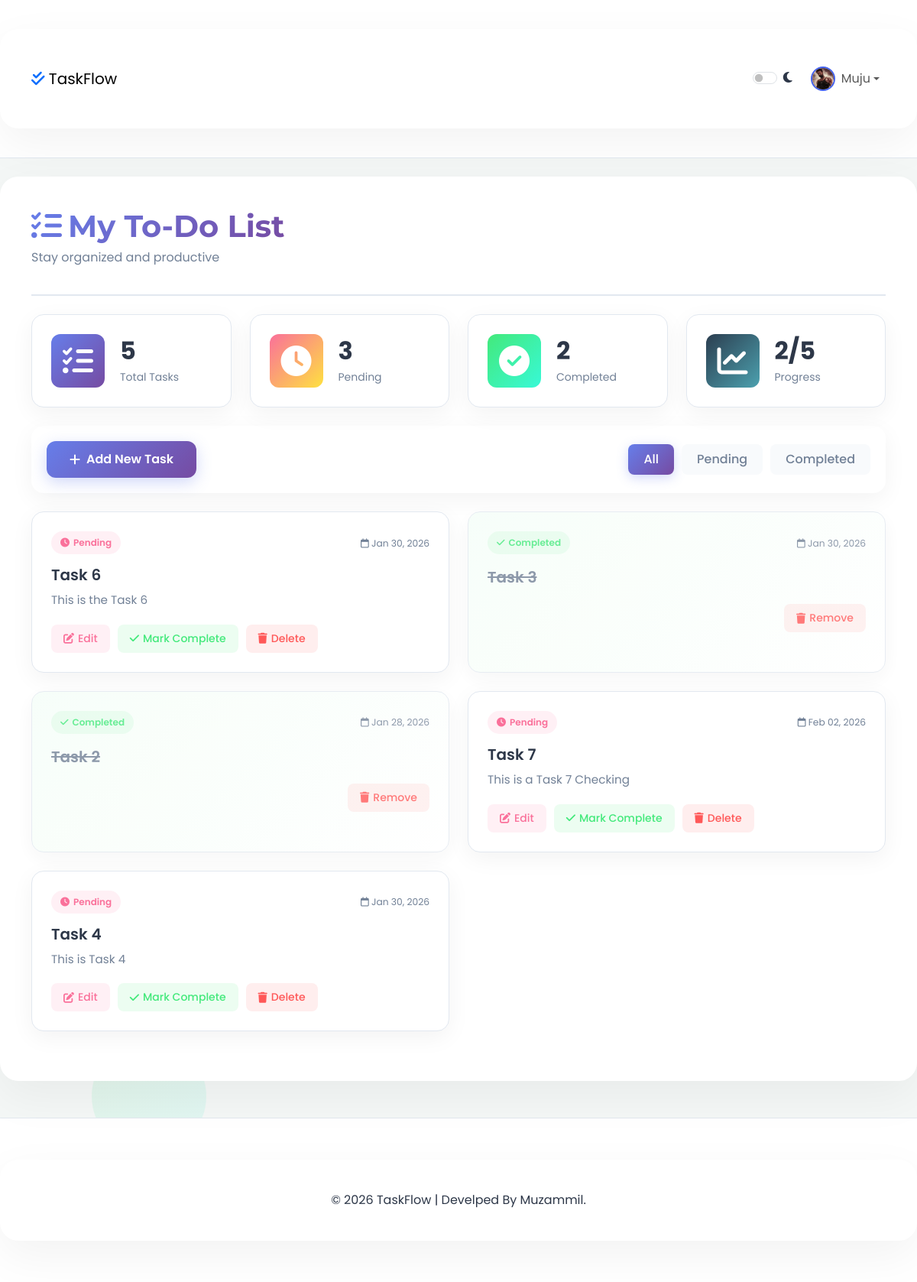
The app's page /tasks/ (signed in) with its own data.
### tasks/models.py (models this page shows, shortened)
class Profile(models.Model):
    user = models.OneToOneField(User, on_delete=models.CASCADE)
    profile_image = models.ImageField(
        upload_to='profiles/',
        default='profiles/default.png'
    )

class Task(models.Model):
    user = models.ForeignKey(User, on_delete=models.CASCADE)
    title = models.CharField(max_length=200)
    description = models.TextField(blank=True)
    priority = models.CharField(
        max_length=10,
        choices=[
            ('Low', 'Low'),
            ('Medium', 'Medium'),
            ('High', 'High')
        ],
        default='Medium'
    )
    due_date = models.DateField(null=True, blank=True)
    completed = models.BooleanField(default=False)
    tags = models.JSONField(default=list, blank=True)
    notes = models.TextField(blank=True, null=True)
    created_at = models.DateTimeField(auto_now_add=True)
    updated_at = models.DateTimeField(auto_now=True)

### tasks/views.py (the view)
# urls.py: path('', views.task_list, name='task_list'),
@login_required
def task_list(request):
    filter_type = request.GET.get('filter', 'all')
    from django.db.models import Case, When, Value, IntegerField
    tasks = Task.objects.filter(user=request.user).annotate(
        priority_order=Case(
            When(priority='High', then=Value(3)),
            When(priority='Medium', then=Value(2)),
            When(priority='Low', then=Value(1)),
            default=Value(0),
            output_field=IntegerField(),
        )
    ).order_by('-priority_order', '-created_at')
    if filter_type == 'pending':
        tasks = tasks.filter(completed=False)
    elif filter_type == 'completed':
        tasks = tasks.filter(completed=True)
    total_count = Task.objects.filter(user=request.user).count()
    completed_count = Task.objects.filter(user=request.user, completed=True).count()
    pending_count = Task.objects.filter(user=request.user, completed=False).count()
    context = {
        'tasks': tasks,
        'filter_type': filter_type,
        'total_count': total_count,
        'pending_count': pending_count,
        'completed_count': completed_count
    }
    return render(request, 'task_list.html', context)

### tasks/templates/task_list.html (shortened to what this page needs)
{% extends 'base.html' %}
{% load static %}
{% block extra_css %}
<link rel="stylesheet" href="{% static 'css/style.css' %}">
{% endblock %}
{% block content %}
<div class="background-elements">
    <div class="circle circle-3"></div>
</div>
<div class="container mt-4">
    <div class="header-section mb-4">
        <div class="d-flex justify-content-between align-items-center">
            <div class="header-content">
                <h1 class="main-title">
                    <i class="fas fa-tasks me-2"></i>My To-Do List
                </h1>
                <p class="subtitle">Stay organized and productive</p>
            </div>
        </div>
    </div>
    <div class="stats-section mb-4">
        <div class="row">
            <div class="col-md-3 col-6">
                <div class="stat-card stat-total">
                    <i class="fas fa-list-check"></i>
                    <div class="stat-content">
                        <h3>{{ total_count }}</h3>
                        <p>Total Tasks</p>
                    </div>
                </div>
            </div>
            <div class="col-md-3 col-6">
                <div class="stat-card stat-pending">
                    <i class="fas fa-clock"></i>
                    <div class="stat-content">
                        <h3>{{ pending_count }}</h3>
                        <p>Pending</p>
                    </div>
                </div>
            </div>
            <div class="col-md-3 col-6">
                <div class="stat-card stat-completed">
                    <i class="fas fa-check-circle"></i>
                    <div class="stat-content">
                        <h3>{{ completed_count }}</h3>
                        <p>Completed</p>
                    </div>
                </div>
            </div>
            <div class="col-md-3 col-6">
                <div class="stat-card stat-progress">
                    <i class="fas fa-chart-line"></i>
                    <div class="stat-content">
                        <h3>
                            {% if total_count > 0 %}
                            {{ completed_count }}/{{ total_count }}
                            {% else %}
                            0
                            {% endif %}
                        </h3>
                        <p>Progress</p>
                    </div>
                </div>
            </div>
        </div>
    </div>
    <div class="action-bar mb-4">
        <a href="{% url 'add_task' %}" class="btn-add-task">
            <i class="fas fa-plus"></i> Add New Task
        </a>
        <div class="filter-options">
            <a href="?filter=all" class="filter-btn {% if filter_type == 'all' %}active{% endif %}">All</a>
            <a href="?filter=pending" class="filter-btn {% if filter_type == 'pending' %}active{% endif %}">Pending</a>
            <a href="?filter=completed"
                class="filter-btn {% if filter_type == 'completed' %}active{% endif %}">Completed</a>
        </div>
    </div>
    <div class="tasks-container">
        {% if tasks %}
        <div class="row">
            {% for task in tasks %}
            <div class="col-lg-6 mb-4">
                <div class="task-card {% if task.completed %}completed{% endif %}">
                    <div class="task-header">
                        <div class="task-status">
                            {% if task.completed %}
                            <span class="status-badge completed-badge">
                                <i class="fas fa-check"></i> Completed
                            </span>
                            {% else %}
                            <span class="status-badge pending-badge">
                                <i class="fas fa-clock"></i> Pending
                            </span>
                            {% endif %}
                        </div>
                        <div class="task-date">
                            <small><i class="far fa-calendar"></i> {{ task.created_at|date:"M d, Y" }}</small>
                        </div>
                    </div>
                    <div class="task-body">
                        {% if task.completed %}
                        <s class="task-title">{{ task.title }}</s>
                        {% else %}
                        <h4 class="task-title">{{ task.title }}</h4>
                        {% if task.description %}
                        <p class="task-description">{{ task.description|truncatechars:100 }}</p>
                        {% endif %}
                        {% endif %}
                    </div>
                    {% if not task.completed %}
                    <div class="task-actions">
                        <a href="{% url 'edit_task' task.id %}" class="btn-action btn-edit">
                            <i class="fas fa-edit"></i> Edit
                        </a>
                        <a href="{% url 'complete_task' task.id %}" class="btn-action btn-complete">
                            <i class="fas fa-check"></i> Mark Complete
                        </a>
                        <a href="{% url 'delete_task' task.id %}" class="btn-action btn-delete-final"
                            onclick="return confirm('Are you sure you want to delete this task?');">
                            <i class="fas fa-trash"></i> Delete
                        </a>
                    </div>
                    {% else %}
                    <div class="task-actions completed-actions">
                        <a href="{% url 'delete_task' task.id %}" class="btn-action btn-delete-final"
                            onclick="return confirm('Are you sure you want to delete this task?');">
                            <i class="fas fa-trash"></i> Remove
                        </a>
                    </div>
                    {% endif %}
                </div>
            </div>
            {% endfor %}
        </div>
        {% endif %}
    </div>
</div>
{% endblock %}

### tasks/templates/base.html (shortened to what this page needs)
{% load static %}
<!DOCTYPE html>
<html lang="en">
<head>
    <link href="https://cdn.jsdelivr.net/npm/bootstrap@5.3.2/dist/css/bootstrap.min.css" rel="stylesheet">
    <link rel="stylesheet" href="https://cdnjs.cloudflare.com/ajax/libs/font-awesome/6.4.0/css/all.min.css">
    <link rel="stylesheet" href="{% static 'css/base.css' %}">
    {% block extra_css %}{% endblock %}
</head>
<body>
    <nav class="navbar navbar-expand-lg navbar-light mb-4">
        <div class="container">
            <a class="navbar-brand" href="{% url 'task_list' %}">
                <i class="fas fa-check-double text-primary"></i> TaskFlow
            </a>
            <div class="collapse navbar-collapse justify-content-end" id="navbarNav">
                <ul class="navbar-nav align-items-center">
                    <li class="nav-item me-3">
                        <div class="form-check form-switch">
                            <input class="form-check-input" type="checkbox" id="darkModeToggle">
                            <label class="form-check-label" for="darkModeToggle">
                                <i class="fas fa-moon"></i>
                            </label>
                        </div>
                    </li>
                    {% if user.is_authenticated %}
                    <li class="nav-item dropdown">
                        <a class="nav-link dropdown-toggle d-flex align-items-center" href="#" id="navbarDropdown"
                            role="button" data-bs-toggle="dropdown">
                            {% if user.profile.profile_image %}
                            <img src="{{ user.profile.profile_image.url }}" alt="Profile" class="user-avatar-img me-2"
                                style="width: 32px; height: 32px; border-radius: 50%;">
                            {% else %}
                            <i class="fas fa-user-circle fa-lg me-2"></i>
                            {% endif %}
                            <span>{{ user.username }}</span>
                        </a>
                    </li>
                    {% endif %}
                </ul>
            </div>
        </div>
    </nav>
    {% block content %}{% endblock %}
    <footer class="text-center py-4 mt-5 border-top"
        style="background-color: var(--header-bg); border-color: var(--border-color) !important;">
        <div class="container">
            <p class="mb-0" style="color: var(--text-color);">
                &copy; 2026 TaskFlow | Develped By Muzammil.
            </p>
        </div>
    </footer>
</body>
</html>

### tasks/static/css/base.css (style rules this page uses)
:root { --bg-color: #f4f7f6; --text-color: #333; --card-bg: #ffffff; --header-bg: #ffffff; --border-color: #e0e0e0; --primary-color: #4361ee; --secondary-color: #7209b7; }
body { background-color: var(--bg-color); color: var(--text-color); transition: background-color 0.3s ease, color 0.3s ease; }
.card, .task-card, .form-card, .stat-card { background-color: var(--card-bg) !important; border-color: var(--border-color) !important; color: var(--text-color) !important; }
.navbar, .header-section { background-color: var(--header-bg); border-bottom: 1px solid var(--border-color); }
.user-avatar-img { width: 40px; height: 40px; border-radius: 50%; object-fit: cover; border: 2px solid var(--primary-color); }

### records on screen
Task: completed False (drawn), created_at "Jan 30, 2026", title "Task 6", description "This is the Task 6"
Task: completed True (drawn), created_at "Jan 30, 2026", title "Task 3"
Task: completed True (drawn), created_at "Jan 28, 2026", title "Task 2"
Task: completed False (drawn), created_at "Feb 02, 2026", title "Task 7", description "This is a Task 7 Checking"
Task: completed False (drawn), created_at "Jan 30, 2026", title "Task 4", description "This is Task 4"

### other values on screen
{{ user.username }} "Muju"
{{ total_count }} "5"
{{ pending_count }} "3"
{{ completed_count }} "2"
